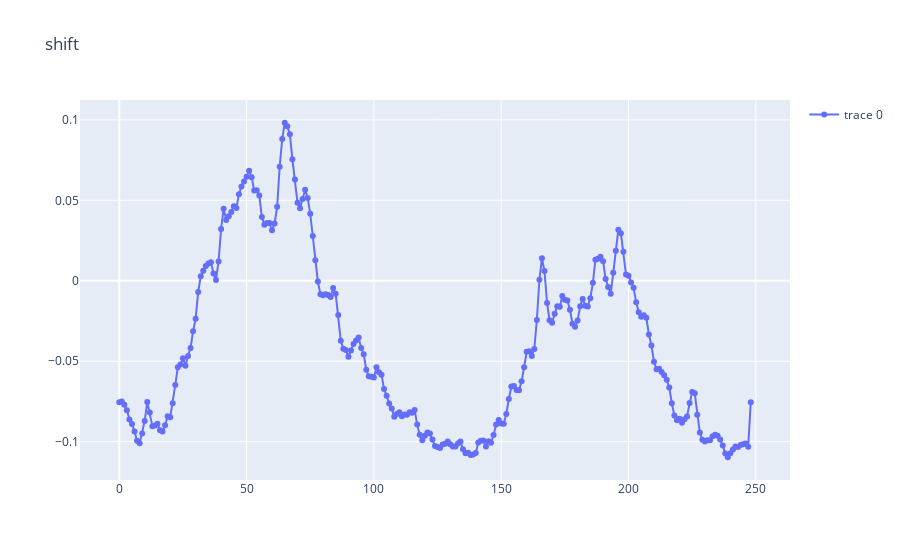

Notebook code cell kept with this figure:
### Code cell
fig = px.Figure()
fig.add_trace(px.Scatter(y=d1['Frequency shift'].values,mode="lines+markers"))
fig.update_layout(title_text="shift",showlegend=True)
fig.show()

### Figure 1 — Plotly figure (JSON) as saved in the notebook; plotly's stock layout.template omitted (floating-point values rounded to 4 significant figures; data arrays with more than 128 entries replaced by an {"elided": "..."} marker saying what was removed)
{"data": [{"mode": "lines+markers", "type": "scatter", "y": {"elided": "249 float values"}}], "layout": {"showlegend": true, "title": {"text": "shift"}}}
